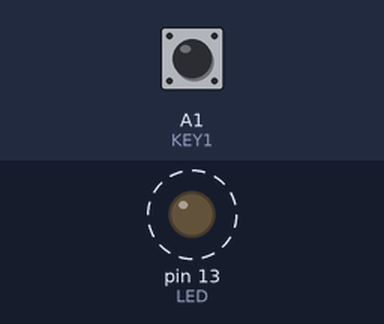
A sketch run on a simulated Arduino Uno, built with avr-gcc and run on an emulated ATmega328P. On the bench: output pins drawn as LEDs (lit = HIGH). Dashed ring = blinking. Inputs (shaded band) come from the test bench; at power-on: A1 (KEY1) HIGH.

Above: at 0.1 s.
Timing chart, 0 to 40.0 s (numbered marks = the images above):
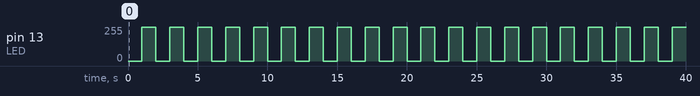

The sketch:

Exercicio-02.ino
```cpp
#define LED 13
#define KEY1 A1

#define low HIGH
#define high LOW

int state = 1;
unsigned long next_blink = 0;

void setup() {
  pinMode(KEY1, INPUT_PULLUP);
  pinMode(LED, OUTPUT);

}

void loop() {
  int now = millis();
  if(now >= next_blink) {
    state = !state;
    digitalWrite(LED, state);
    next_blink = now + 1000;
  }

  checkIfPressed();
}

void checkIfPressed() {
  int pressed = digitalRead(KEY1);
  if(!pressed) {
    digitalWrite(LED, high);
    while(1);
  }
}
```

Measured:
- by itself, pin 13 (LED): alternates 255/255 for 1.0 s and 0/255 for 1.0 s
